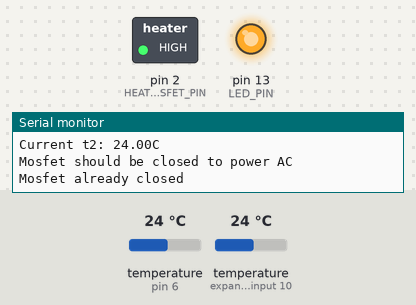
A sketch run on a simulated Arduino Uno, built with avr-gcc and run on an emulated ATmega328P. On the bench: switched loads named in the sketch (green lamp = pin HIGH), output pins drawn as LEDs (lit = HIGH), the last lines printed to the serial monitor. The test bench sets the inputs (shaded band); at power-on: temperature (sensors on pin 6, expander input 10) 24 °C.

Above: at 2.6 s.
2.7 s: temperature (sensor on pin 6) set to 29.6 °C
4.2 s: temperature (sensor on pin 6) set to 30.9 °C
At 6.2 s:
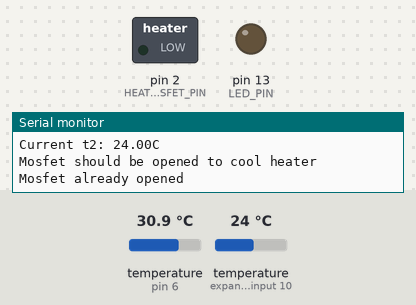
6.6 s: temperature (sensor on expander input 10) set to 2.3 °C
8.1 s: temperature (sensor on expander input 10) set to 1.8 °C
Timing chart, 0 to 10.8 s (numbered marks = the images above; inputs shaded):
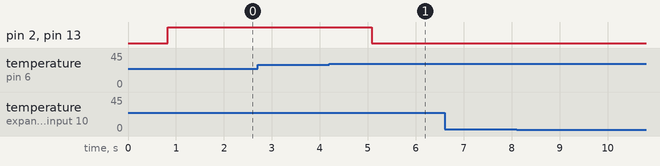

The sketch:

coolbot_basic.ino
```cpp
#include <OneWire.h>
#include <DallasTemperature.h>


#define HEATER_MOSFET_PIN   2
#define LED_PIN   13
#define ONE_WIRE_BUS 6
#define WAIT_CHANGE_MS 1000


OneWire oneWire(ONE_WIRE_BUS);
DallasTemperature sensors(&oneWire);

unsigned long lastHeaterMosfetChangeMS;
boolean heaterMosfetClosed = false;
int targetTemp = 2;

void setup() {
    Serial.begin(9600);
    pinMode(HEATER_MOSFET_PIN, OUTPUT);
    pinMode(LED_PIN, OUTPUT);
    digitalWrite(HEATER_MOSFET_PIN, LOW);
    digitalWrite(LED_PIN, LOW);
    sensors.begin();
}

boolean canChangeState() {
  if (lastHeaterMosfetChangeMS <= 0 || lastHeaterMosfetChangeMS > WAIT_CHANGE_MS) {
    return true;
  }
  unsigned long waitMS = WAIT_CHANGE_MS - lastHeaterMosfetChangeMS;
  Serial.println("Change avoided due to time delay. Waiting for an additionnal " + String(waitMS) + " ms.");
  return false;
}

boolean mustOpenForIce(float t1, float t2) {
  return t1 <= 2 || t2 <= 2;
}

boolean mustCloseForRoom(float t1, float t2) {
  return t1 > targetTemp || t2 > targetTemp;
}

boolean mustOpenForHeater(float t1, float t2) {
  return t1 > 30 || t2 > 30;
}

void loop() {
    sensors.requestTemperatures();
    float t1 = sensors.getTempCByIndex(0);
    float t2 = sensors.getTempCByIndex(1); // FIXME

    Serial.println("Current t1: " + String(t1) + "C");
    Serial.println("Current t2: " + String(t2) + "C");

    if (mustOpenForIce(t1, t2)) {
      Serial.println("Mosfet should be open to relieve AC of ice !");
      if (!heaterMosfetClosed) {
        Serial.println("Mosfet already open");
      } else{
        lastHeaterMosfetChangeMS = millis();
        Serial.println("Opening mosfet now !");
        heaterMosfetClosed = false;
        digitalWrite(HEATER_MOSFET_PIN, LOW);
        digitalWrite(LED_PIN, LOW);
      }
  } else if (mustOpenForHeater(t1, t2)) {
      Serial.println("Mosfet should be opened to cool heater");
    if (!heaterMosfetClosed) {
      Serial.println("Mosfet already opened");
    } else{
      lastHeaterMosfetChangeMS = millis();
      Serial.println("Opening mosfet now !");
      heaterMosfetClosed = false;
      digitalWrite(HEATER_MOSFET_PIN, LOW);
      digitalWrite(LED_PIN, LOW);
    }
  } else if (mustCloseForRoom(t1, t2)) {
      Serial.println("Mosfet should be closed to power AC");
      if (heaterMosfetClosed) {
        Serial.println("Mosfet already closed");
      } else{
        if (canChangeState()) {
          lastHeaterMosfetChangeMS = millis();
          Serial.println("Closing mosfet now !");
          heaterMosfetClosed = true;
          digitalWrite(HEATER_MOSFET_PIN, HIGH);
          digitalWrite(LED_PIN, HIGH);
        }
      }
    } else {
      // Temp is ok, open circuit
      Serial.println("Target temperature achieved");
      if (!heaterMosfetClosed) {
        Serial.println("Mosfet already open");
      } else{
        if (canChangeState()) {
          lastHeaterMosfetChangeMS = millis();
          Serial.println("Opening mosfet now !");
          heaterMosfetClosed = false;
          digitalWrite(HEATER_MOSFET_PIN, LOW);
          digitalWrite(LED_PIN, LOW);
        }
      }
    }
    delay(250);
}
```

Measured:
- the behaviour switches between 30 and 30.1 °C on temperature (sensor on pin 6) (found by bisection; images 0 and 1)
- after the input at 4.2 s, pin 2 (HEATER_MOSFET_PIN), pin 13 (LED_PIN): HIGH → LOW after 0.88 s
